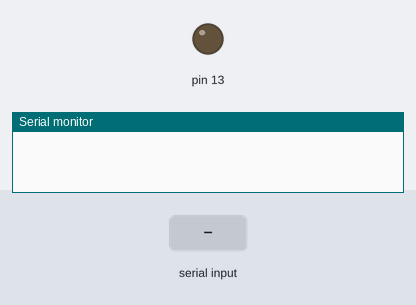
The sketch below on a simulated Arduino Uno, built with avr-gcc and run on an emulated ATmega328P. Shown: output pins drawn as LEDs (lit = HIGH), the last lines printed to the serial monitor. The inputs (shaded band) are chosen by the test bench.

Above: at 1.2 s.
1.3 s: "l" received over Serial
At 2.5 s:
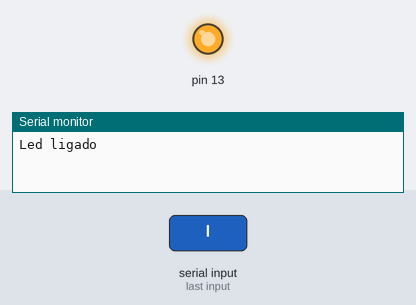
2.8 s: "1" received over Serial
At 3.7 s:
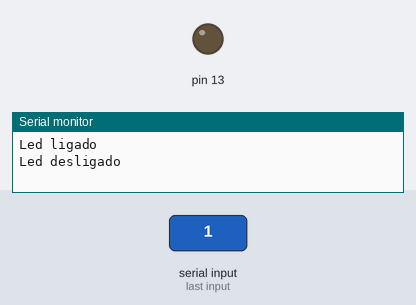
Timing chart, 0 to 5.8 s (numbered marks = the images above; inputs shaded):
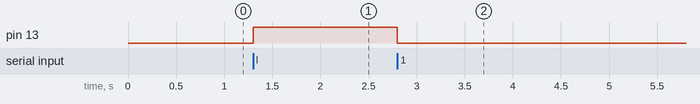

Measured:
- after the input at 1.3 s, pin 13: LOW → HIGH at once
- after the input at 2.8 s, pin 13: HIGH → LOW at once

The sketch:

arduinoSerial.ino
```cpp
/*
 * Arduino Serial Python
 * Autor: Raul Melo - TrixLog
 * Data : 15/12/2017  17:56
 */

void setup() {
  // put your setup code here, to run once:
   Serial.begin(9600);
   pinMode(13,OUTPUT);
}

void loop() {
  // put your main code here, to run repeatedly:void setup() {
  // put your setup code here, to run once:
  if(Serial.available()>0){
    if(Serial.read()=='l'){
      digitalWrite(13,HIGH);
      Serial.println("Led ligado");
    }else{
      digitalWrite(13,LOW);
      Serial.println("Led desligado");
    }
  }
}
```
